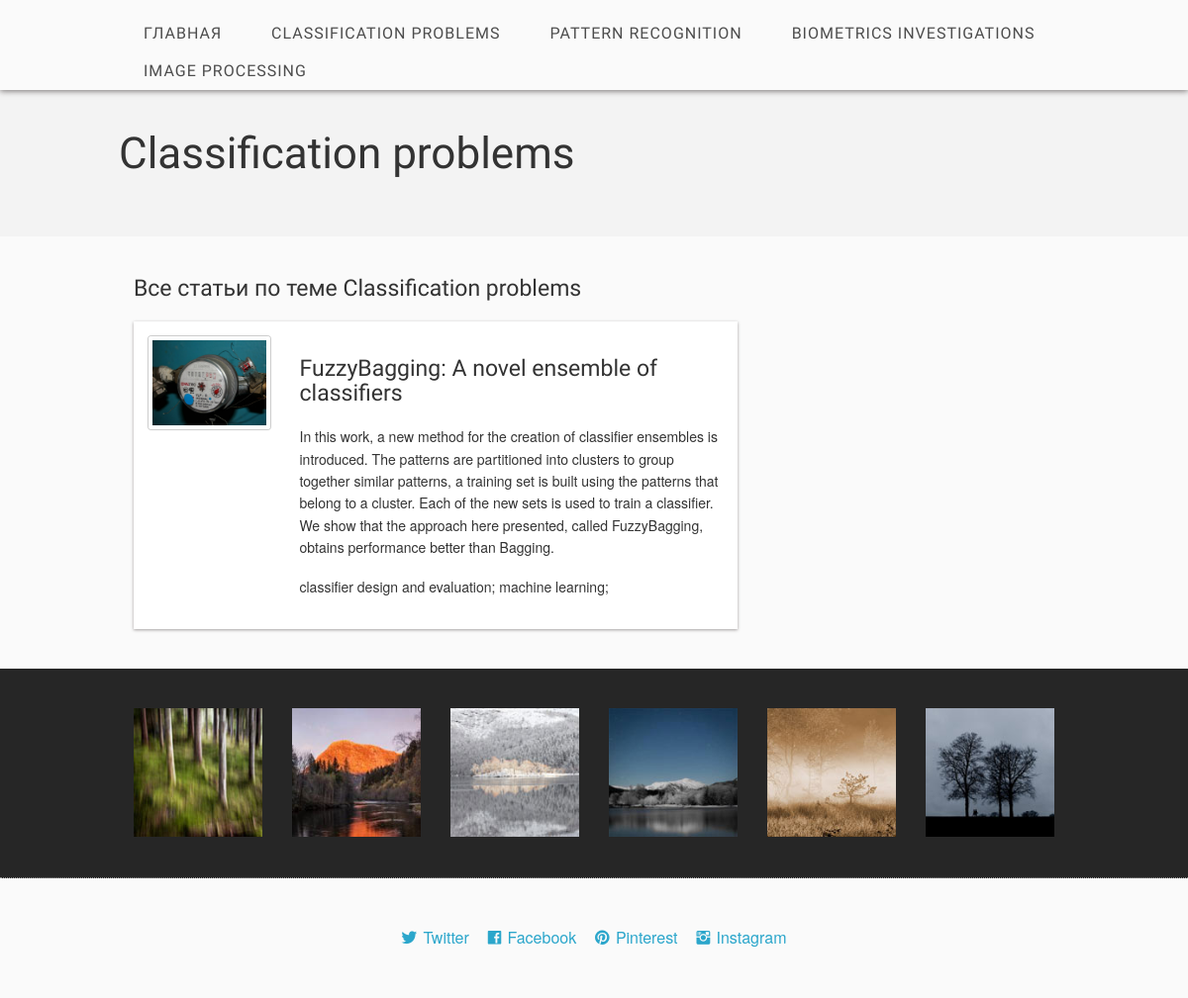
Screenshot of /news/rubric/1 with the database file from the repository.
### news/models.py (models this page shows, shortened)
class Rubric(models.Model):
    name = models.CharField(max_length=100)

class Article(models.Model):
    title = models.CharField(max_length=100)
    keyword = models.CharField(max_length=200)
    annotation = models.TextField()
    rubric = models.ForeignKey(Rubric, null=True, blank=True, on_delete=models.SET_NULL)

### news/views.py (the view)
# urls.py: path('rubric/<int:rubric_id>', views.by_rubric, name='rubric'),
def by_rubric(request, rubric_id):
    articles = Article.objects.filter(rubric=rubric_id)
    rubrics = Rubric.objects.all()
    current_rubric = Rubric.objects.get(pk=rubric_id)
    context = {'articles': articles, 'rubrics': rubrics, 'current_rubric': current_rubric}
    return render(request, 'news/rubrika.html', context)

### news/templates/news/rubrika.html (shortened to what this page needs)
<!DOCTYPE html>
{% load static %}
<html class="no-js" lang="en">
<head>
    <link rel="stylesheet" href="{% static 'stylesheets/foundation.min.css' %}">
    <link rel="stylesheet" href="{% static 'stylesheets/main.css' %}">
    <link rel="stylesheet" href="{% static 'stylesheets/app.css' %}">
    <link rel="stylesheet" href="{% static 'fonts/ligature.css' %}">
</head>
<body>
<nav>
    <div class="twelve columns header_nav">
        <div class="row">
            <ul id="menu-header" class="nav-bar horizontal">
                <li><a href="{% url 'index' %}">Главная</a></li>
                {% for rubric in rubrics %}
                <li><a href="{% url 'rubric' rubric.id %}">{{rubric.name}}</a></li>
                {% endfor %}
            </ul>
        </div>
    </div>
</nav>
<header>
    <div class="row">
        <h1>{{current_rubric.name}}</h1>
</header>
<section>
    <div class="section_main">
        <div class="row">
            <section class="eight columns">
                <h4>Все статьи по теме {{current_rubric.name}}</h4>
                {% for article in articles %}
                {% if current_rubric.id == article.rubric.id %}
                <article class="blog_post">
                    <div class="three columns">
                        <a href="#" class="th"><img src="{% static 'images/a1.jpg' %}" alt="desc"/></a>
                    </div>
                    <div class="nine columns">
                        <a href="{% url 'current_article' article.id %}"><h4>{{article.title}}</h4></a>
                        <p>{{article.annotation}}</p>
                        <p>{{article.keyword}}</p>
                    </div>
                </article>
                {% endif %}
                {% endfor %}
            </section>
        </div>
    </div>
</section>
<section>
    <div class="section_dark">
        <div class="row">
            <div class="two columns">
                <img src="{% static 'images/thumb1.jpg' %}" alt="desc"/>
            </div>
            <div class="two columns">
                <img src="{% static 'images/thumb2.jpg' %}" alt="desc"/>
            </div>
            <div class="two columns">
                <img src="{% static 'images/thumb3.jpg' %}" alt="desc"/>
            </div>
            <div class="two columns">
                <img src="{% static 'images/thumb4.jpg' %}" alt="desc"/>
            </div>
            <div class="two columns">
                <img src="{% static 'images/thumb5.jpg' %}" alt="desc"/>
            </div>
            <div class="two columns">
                <img src="{% static 'images/thumb6.jpg' %}" alt="desc"/>
            </div>
        </div>
    </div>
</section>
<footer>
    <div class="row">
        <div class="twelve columns footer">
            <a href="" class="lsf-icon" style="font-size:16px; margin-right:15px" title="twitter">Twitter</a>
            <a href="" class="lsf-icon" style="font-size:16px; margin-right:15px" title="facebook">Facebook</a>
            <a href="" class="lsf-icon" style="font-size:16px; margin-right:15px" title="pinterest">Pinterest</a>
            <a href="" class="lsf-icon" style="font-size:16px" title="instagram">Instagram</a>
        </div>
    </div>
</footer>
</body>
</html>

### static/stylesheets/main.css (style rules this page uses)
.lsf-icon:before { content:attr(title); margin-right:0.3em; font-size:64px; font-family: 'LigatureSymbols'; -webkit-text-rendering: optimizeLegibility; -moz-text-rendering: optimizeLegibility; -ms-text-rendering: optimizeLegibility; -o-text-rendering: optimizeLegibility; text-rendering: optimizeLegibility; -webkit-font-smoothing: antialiased; -moz-font-smoothing: antialiased; -ms-font-smoothing: antialiased; -o-font-smoothing: antialiased; font-smoothing: antialiased; }
body { background: #fafafa }
.row { width: 960px }
header { background: #f3f3f3; clear:both; padding: 20px 0 40px }
.header_nav { background: #fafafa; padding: 15px 0 0; box-shadow: 0 1px 6px rgba(34, 25, 25, 0.6); z-index: 999 }
.blog_post { clear: both; padding: 15px 0; overflow:auto; margin-bottom: 20px; background:#FFF; box-shadow: 0 1px 3px rgba(34, 25, 25, 0.4) }
p { color: #333 }
h1,h2,h3,h4 { font-family:'Open Sans Condensed',sans-serif; font-weight: normal; color: #333; margin: 20px 0 }
.section_dark { background: #262626; border-top: 0; border-bottom: 1px dotted #999; padding: 20px 0 40px }
.section_main { padding: 20px 0 }
.nav-bar { margin-top: 0; background: none }
.nav-bar > li { border: 0; padding: 0; font-family: 'Open Sans Condensed',sans-serif; letter-spacing: 1px; box-shadow: none }
.nav-bar > li > a:first-child { font-size: 16px; text-transform: uppercase; padding: 0 25px }
.nav-bar > li:last-child { border: 0; box-shadow: none }
.nav-bar > li > a { color: #4d4d4d }
.footer { text-align:center; padding: 50px 0 }

### rows the page displays
Rubric: name "CLASSIFICATION PROBLEMS", name "Classification problems"
Rubric: name "PATTERN RECOGNITION"
Rubric: name "BIOMETRICS INVESTIGATIONS"
Rubric: name "IMAGE PROCESSING"
Article: title "FuzzyBagging: A novel ensemble of classifiers", annotation "In this work, a new method for the creation of classifier ensembles is introduced. The patterns are partitioned into clusters to group together similar patterns, a training set is built using the patterns that belong to a cluster. Each of the new sets is used to train a classifier. We show that the approach here presented, called FuzzyBagging, obtains performance better than Bagging.", keyword "classifier design and evaluation; machine learning;"
